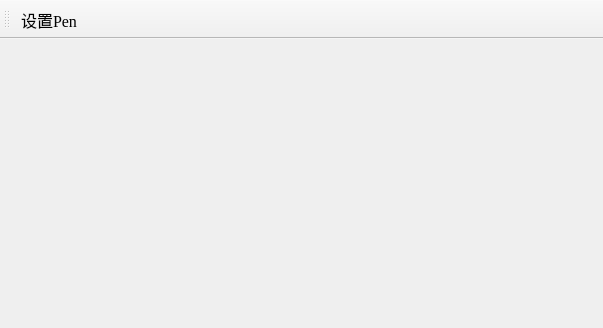
<?xml version="1.0" encoding="UTF-8"?>
<ui version="4.0">
 <class>MainWindow</class>
 <widget class="QMainWindow" name="MainWindow">
  <property name="geometry">
   <rect>
    <x>0</x>
    <y>0</y>
    <width>603</width>
    <height>328</height>
   </rect>
  </property>
  <property name="font">
   <font>
    <family>Times New Roman</family>
    <pointsize>12</pointsize>
   </font>
  </property>
  <property name="windowTitle">
   <string>MainWindow</string>
  </property>
  <widget class="QWidget" name="centralwidget"/>
  <widget class="QToolBar" name="toolBar">
   <property name="windowTitle">
    <string>toolBar</string>
   </property>
   <attribute name="toolBarArea">
    <enum>TopToolBarArea</enum>
   </attribute>
   <attribute name="toolBarBreak">
    <bool>false</bool>
   </attribute>
   <addaction name="action_Pen"/>
  </widget>
  <action name="action_Pen">
   <property name="text">
    <string>设置Pen</string>
   </property>
   <property name="toolTip">
    <string>设置Pen</string>
   </property>
  </action>
 </widget>
 <resources/>
 <connections/>
</ui>
